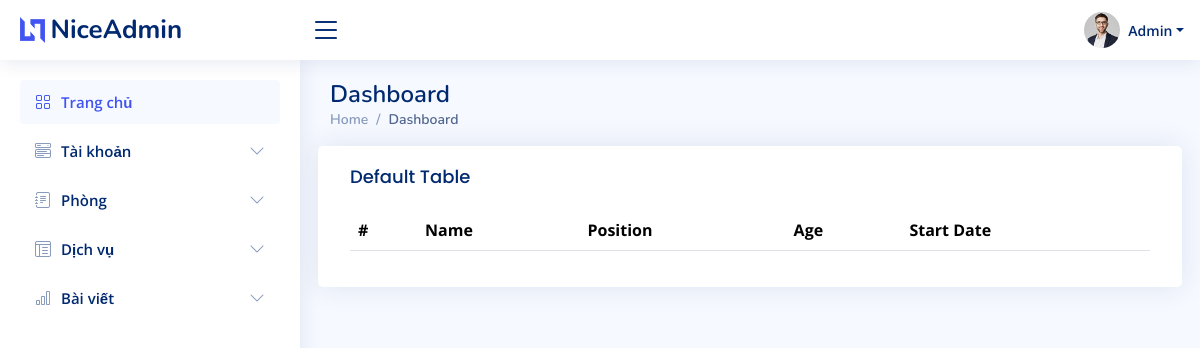
The app's page /admin_dashboard/customers, older data.
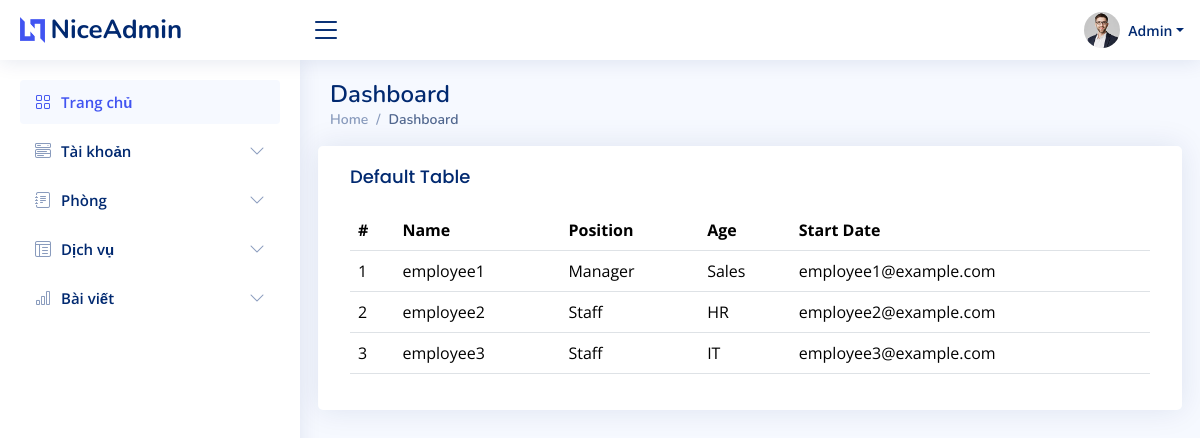
The same page, newer data.
### admin_custom/models.py (models this page shows)
class Employee(models.Model):
    user = models.OneToOneField(User, on_delete=models.CASCADE)
    position = models.CharField(max_length=100)
    department = models.CharField(max_length=100)
    class Meta:
        permissions = [
            ("can_view_employee_post", "Can view employee post"),
            ("can_create_employee_post", "Can create employee post"),
            ("can_edit_employee_post", "Can edit employee post"),
            ("can_delete_employee_post", "Can delete employee post"),
        ]

### admin_custom/views.py (the view)
# urls.py: path('admin_dashboard/customers', admin_custom.admin_customer),
def admin_customer(request):
    employees = Employee.objects.all()
    return render(request, 'admin/customer.html', {'employees': employees})

### home/Templates/admin/customer.html (shortened to what this page needs)
{% load static %}
<!DOCTYPE html>
<html lang="en">
  <head>
    <link href="{% static 'assets/vendor/bootstrap/css/bootstrap.min.css' %}" rel="stylesheet" />
    <link href="{% static 'assets/vendor/bootstrap-icons/bootstrap-icons.css' %}" rel="stylesheet" />
    <link href="{% static 'assets/vendor/boxicons/css/boxicons.min.css' %}" rel="stylesheet" />
    <link href="{% static 'assets/vendor/quill/quill.snow.css' %}" rel="stylesheet" />
    <link href="{% static 'assets/vendor/quill/quill.bubble.css' %}" rel="stylesheet" />
    <link href="{% static 'assets/vendor/remixicon/remixicon.css' %}" rel="stylesheet" />
    <link href="{% static 'assets/vendor/simple-datatables/style.css' %}" rel="stylesheet" />
    <link href="{% static 'assets/css/style.css' %}" rel="stylesheet" />
  </head>
  <body>
    {% include 'includes/admin/header.html' %}
    {% include 'includes/admin/sidebar.html' %}
    <main id="main" class="main">
      <div class="pagetitle">
        <h1>Dashboard</h1>
        <nav>
          <ol class="breadcrumb">
            <li class="breadcrumb-item">
              <a href="index.html">Home</a>
            </li>
            <li class="breadcrumb-item active">Dashboard</li>
          </ol>
        </nav>
      </div>
      <section class="section dashboard">
        <div class="row">
            <div class="card">
                <div class="card-body">
                  <h5 class="card-title">Default Table</h5>
                  <table class="table">
                    <thead>
                      <tr>
                        <th scope="col">#</th>
                        <th scope="col">Name</th>
                        <th scope="col">Position</th>
                        <th scope="col">Age</th>
                        <th scope="col">Start Date</th>
                      </tr>
                    </thead>
                    <tbody>
                      {% for employee in employees %}
                      <tr>
                          <td>{{ employee.id }}</td>
                          <td>{{ employee.user.username }}</td>
                          <td>{{ employee.position }}</td>
                          <td>{{ employee.department }}</td>
                          <td>{{ employee.user.email }}</td>
                      </tr>
                      {% endfor %}
                  </tbody>
                  </table>
                </div>
              </div>
        </div>
      </section>
    </main>
  </body>
</html>

Row changes from the older to the newer data that the page shows:
added Employee: id "1", user.username "employee1", position "Manager", department "Sales", user.email "employee1@example.com"
added Employee: id "2", user.username "employee2", position "Staff", department "HR", user.email "employee2@example.com"
added Employee: id "3", user.username "employee3", position "Staff", department "IT", user.email "employee3@example.com"
